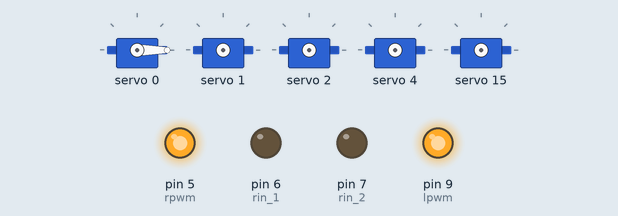
This sketch was run on a simulated Arduino Uno, built with avr-gcc and run on an emulated ATmega328P. Parts: 5 × servo, output pins drawn as LEDs (lit = HIGH). What the sketch prints to the serial monitor is not drawn.

Above: at 0.15 s.
At 1.65 s:
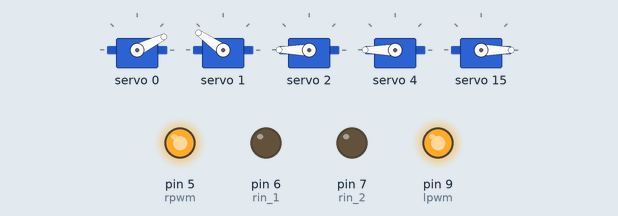
At 9.3 s:
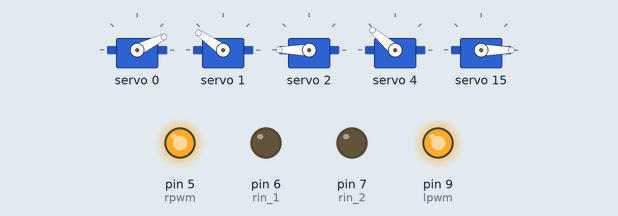
At 19.97 s:
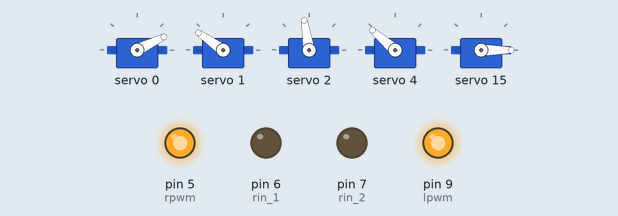
At 30.7 s:
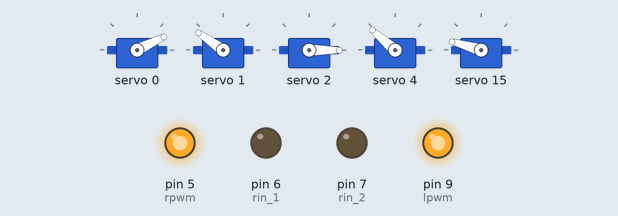
At 32.7 s:
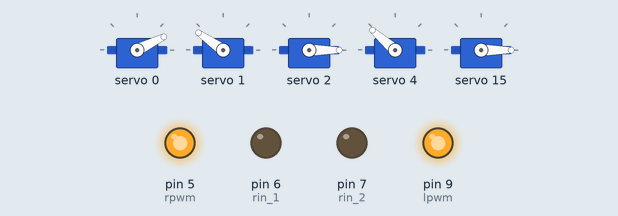
Timing chart, 0 to 40.0 s (numbered marks = the images above):
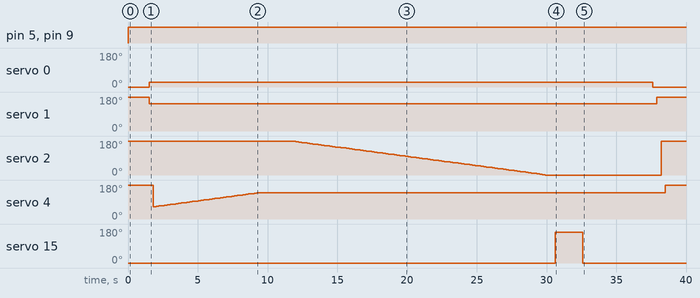

The sketch:

raspslav.ino
```cpp
#include <Adafruit_PWMServoDriver.h>
#include <Wire.h>

//sudo chmod a+rw /dev/ttyACM0
Adafruit_PWMServoDriver driver = Adafruit_PWMServoDriver();
#define gripMin 125
#define gripMax 550 //resting
#define wristMin 300
#define wristMax 670 //resting
#define elbowMin 125
#define elbowMax 630
#define shoulderLMin 125 //resting
#define shoulderLMax 500
#define shoulderRMin 200
#define shoulderRMax 600 //resting

int gripServo = 15;
int wristRotServo = 3;
int wristServo = 4;
int elbowServo = 2;
int shoulderLServo = 0;
int shoulderRServo = 1;


const int lpwm = 9 ; //initializing pin 2 as pwm
const int lin_1 = 10 ;
const int lin_2 = 11 ;
//Serial.begin(9600);
const int rpwm = 5 ; //initializing pin 4 as pwm
const int rin_1 = 6 ;
const int rin_2 = 7 ;

const int pininput1  = 2;
const int pininput2  = 3;
const int pininput3 = 4;

int input1 ;
int input2 ;
int input3 ;

void forward();
void stop();
void right();
void left();
void backward();

void resting_pos();
void gripping();
void wristForward();
void elbowForward();
void picking_pos();

void setup() {
  // put your setup code here, to run once:
   pinMode(lpwm,OUTPUT) ; //we have to set PWM pin as output
   pinMode(lin_1,OUTPUT) ; //Logic pins are also set as output
   pinMode(lin_2,OUTPUT) ;
   pinMode(rpwm,OUTPUT) ; //we have to set PWM pin as output
   pinMode(rin_1,OUTPUT) ; //Logic pins are also set as output
   pinMode(rin_2,OUTPUT) ;
   pinMode(pininput1,INPUT) ;
   pinMode(pininput2,INPUT) ;
   pinMode(pininput3,INPUT) ;
   driver.begin();
   driver.setPWMFreq(60);
   Serial.begin(9600);
}

void loop() {
  input1=LOW;
  input2=LOW;
  input3 = HIGH;
  analogWrite(lpwm,255);
  analogWrite(rpwm,255);
//  input1 = digitalRead(pininput1);
//  input2 = digitalRead(pininput2);
//  input3 = digitalRead(pininput3);
  Serial.println(input1);
  Serial.println(input2);
  analogWrite(lpwm,255) ;
  analogWrite(rpwm,255) ;

  picking_pos();

  if(input1 == HIGH && input2 == HIGH && input3 == HIGH){
      forward();
    }
  else if(input1 == HIGH && input2 == HIGH && input3 == LOW){
      backward();
    }

  else if(input1 == HIGH && input2 == LOW && input3 == HIGH){
      left();
    }
   else if(input1 == LOW && input2 == HIGH && input3 == HIGH){
      right();
    }
  else if(input1 == LOW && input2 == LOW && input3 == HIGH) {
      stop();
    }
  else if(input1 == HIGH && input2 == LOW && input3 == LOW) {
      picking_pos();
    }

}

void shoulderForward(){
  int pulse1 = 300;
  int pulse2 = 400;
  driver.setPWM(shoulderLServo, 0, pulse1);
  driver.setPWM(shoulderRServo, 0, pulse2);
}

void picking_pos(){
  int shoulderL_pos = 200;
  int shoulderR_pos = 500;
  int shoulderL_pos2 = 150;
  int shoulderR_pos2 = 550;
  int elbow_pos = 120;
  int wrist_pos = wristMax;
  int gripper_pos = gripMax;


  driver.setPWM(shoulderLServo, 0, shoulderLMin);
  delay(300);
  driver.setPWM(shoulderRServo, 0, shoulderRMax);
  delay(300);
  driver.setPWM(elbowServo, 0, elbowMax);
  delay(300);
  driver.setPWM(wristServo, 0, wristMax+50);
  delay(300);
  driver.setPWM(gripServo, 0, gripMin);
  delay(300);

  //Standing up
  driver.setPWM(shoulderLServo, 0, shoulderL_pos);
  driver.setPWM(shoulderRServo, 0, shoulderR_pos);
  delay(300);

  for(int pulse=wristMin; pulse<(wristMax-180); pulse+=5){
  driver.setPWM(wristServo, 0, pulse);
  delay(200);
  }

  delay(300);
  //driver.setPWM(shoulderLServo, 0, shoulderLMin);
  //driver.setPWM(shoulderRServo, 0, shoulderRMax);

  delay(300);
  for(int pulse=elbowMax; pulse>elbowMin; pulse-=5){
  driver.setPWM(elbowServo, 0, pulse);
  delay(200);

  }


  delay(300);
     driver.setPWM(15, 0, gripMax);
    delay(2000);
    driver.setPWM(15, 0, gripMin);
  delay(5000);


  driver.setPWM(shoulderLServo, 0, shoulderLMin);
  delay(300);
  driver.setPWM(shoulderRServo, 0, shoulderRMax);
  delay(300);
  driver.setPWM(elbowServo, 0, elbowMax);
  delay(300);
  driver.setPWM(wristServo, 0, wristMax+50);
  delay(300);
  driver.setPWM(gripServo, 0, gripMin);
  delay(300);


}

void elbowForward(){
  int pulse = elbowMin;
  driver.setPWM(elbowServo, 0, pulse);
}


void wristForward(){
  int pulse = wristMin;
  driver.setPWM(wristServo, 0, pulse);
}

void gripping(){
    int pulse;
    driver.setPWM(15, 0, 125);
    delay(500);
    for(pulse = gripMin; pulse < gripMax; pulse++){
      driver.setPWM(15, 0, pulse);
    }
    delay(100);

  }

void backward(){
   digitalWrite(lin_1,HIGH) ;
   digitalWrite(lin_2,LOW) ;

   digitalWrite(rin_1,HIGH) ;
   digitalWrite(rin_2,LOW) ;

 }

 void forward(){
   digitalWrite(lin_2,HIGH) ;
   digitalWrite(lin_1,LOW) ;

   digitalWrite(rin_2,HIGH) ;
   digitalWrite(rin_1,LOW) ;

 }


 void stop(){
   digitalWrite(lin_1,LOW) ;
   digitalWrite(lin_2,LOW) ;

   digitalWrite(rin_1,LOW) ;
   digitalWrite(rin_2,LOW) ;

 }
 void left(){
   digitalWrite(lin_1,LOW) ;
   digitalWrite(lin_2,HIGH) ;

   digitalWrite(rin_1,HIGH) ;
   digitalWrite(rin_2,LOW) ;

 }
 void right(){
   digitalWrite(lin_1,HIGH) ;
   digitalWrite(lin_2,LOW) ;

   digitalWrite(rin_1,LOW) ;
   digitalWrite(rin_2,HIGH) ;

 }

 void resting_pos(){
  driver.setPWM(wristServo, 0, wristMax);
  delay(300);
  driver.setPWM(gripServo, 0, gripMax);
  delay(300);
  driver.setPWM(shoulderLServo, 0, shoulderLMin);
  delay(300);
  driver.setPWM(shoulderRServo, 0, shoulderRMax);
  delay(300);
  driver.setPWM(elbowServo, 0, elbowMax);
  delay(300);
 }
```

Measured:
- by itself, pin 5 (rpwm), pin 9 (lpwm): LOW → HIGH at 0.00 s
- by itself, servo 0: 0° → 26° at 1.5 s, → 0° 36.1 s later
- by itself, servo 1: 180° → 145° at 1.5 s, → 180° 36.4 s later
- by itself, servo 2: 180° → 178° at 11.8 s, → 176° 0.20 s later, → 174° 0.20 s later, → 172° 0.20 s later, … (92 changes in this stretch)
- by itself, servo 4: 180° → 66° at 1.8 s, → 68° 0.20 s later, → 70° 0.20 s later, → 71° 0.20 s later, … (39 changes in this stretch)
- by itself, servo 15: 0° → 164° at 30.6 s, → 0° 2.0 s later
